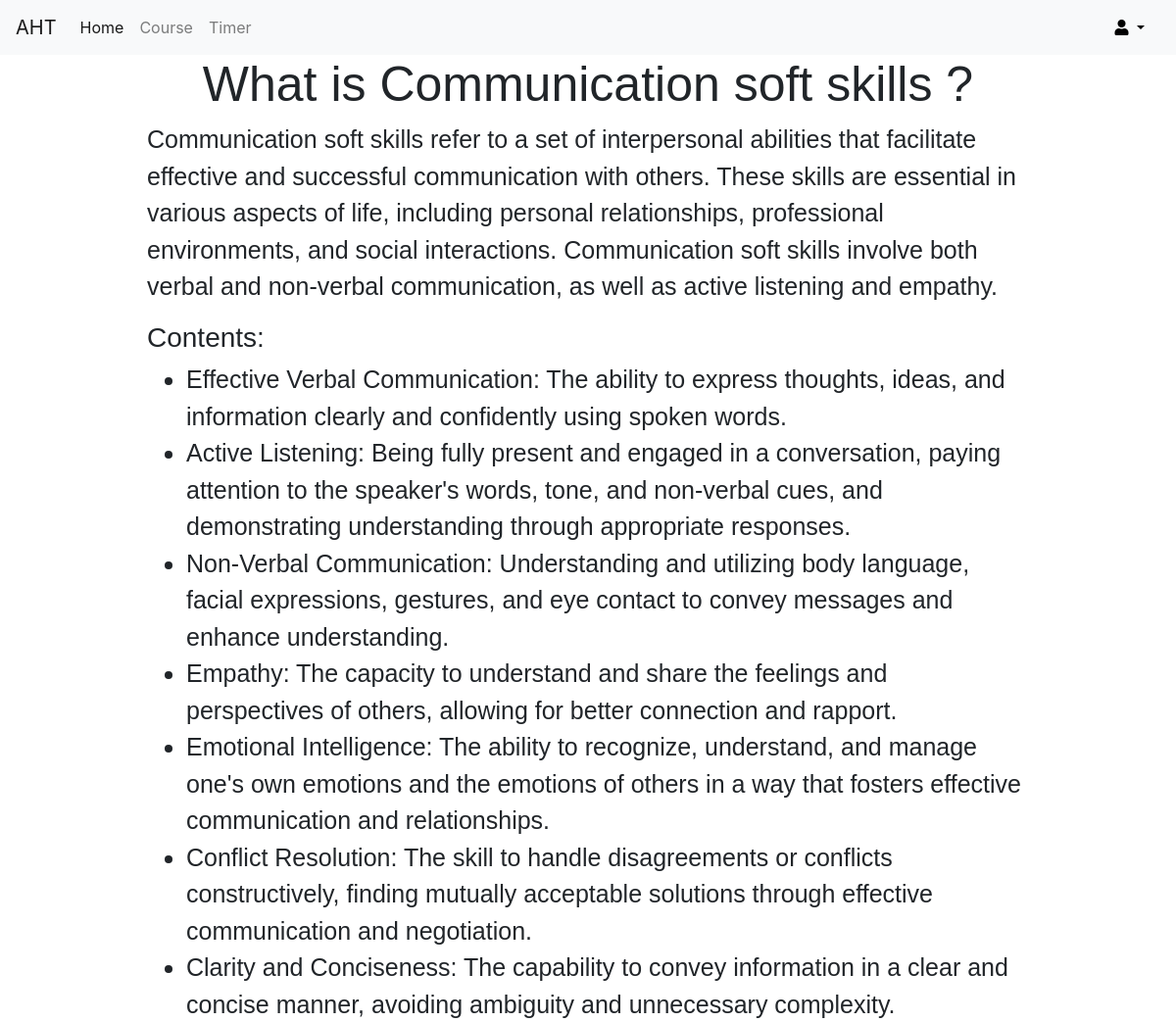
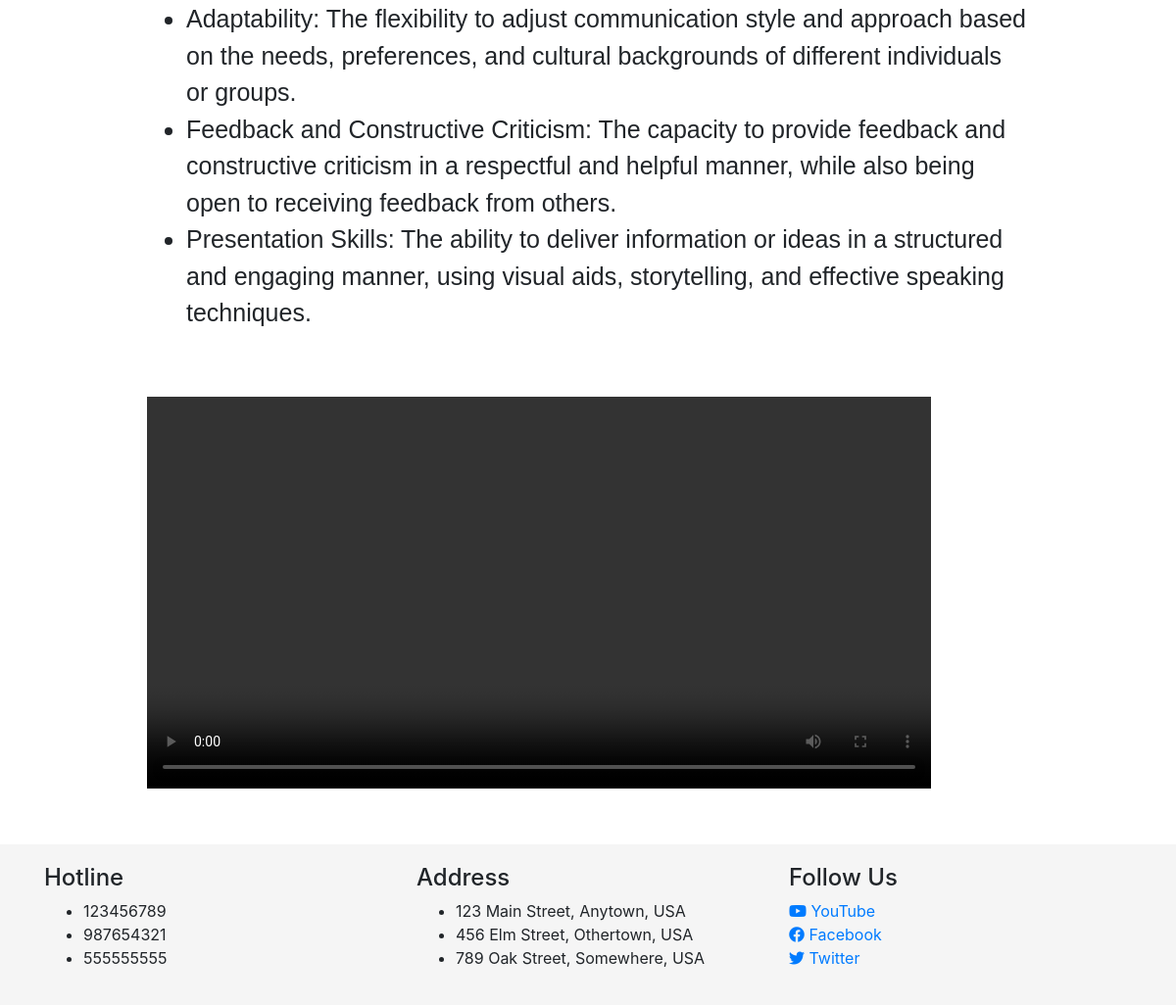
/course/55/, run on the app's committed database (2 pictures, top to bottom).
### user/models.py (models this page shows, shortened)
class Course(models.Model):
    card_image = models.CharField(max_length=200, null=True)
    card_title = models.CharField(max_length=200, null=True)
    card_text = models.CharField(max_length=200, null=True)
    title = models.CharField(max_length=200)
    description = models.TextField(blank=True, null=True)
    contents = models.TextField(blank=True, null=True)
    videos = models.CharField(max_length=200, null=True)

### user/views.py (the view)
# urls.py: path('course/<int:course_id>/', views.detail, name='detail'),
def detail(request, course_id):
    courses = Course.objects.filter(id=course_id)
    context = {"courses": courses, "course_id":course_id}
    for course in courses:                                                             #cai nay khi dung sang trang khac thi copy nguyen si no vao
        contents = json.loads(course.contents)
        course.contents = contents
    return render(request,'detail.html', context)

### templates/detail.html (shortened to what this page needs)
{% load static %}
<!DOCTYPE html>
<html lang="en">
<head>
    <link rel="stylesheet" href="{% static 'css/detail.css' %}">
    <link rel="stylesheet" href="https://cdnjs.cloudflare.com/ajax/libs/font-awesome/5.15.3/css/all.min.css">
    <link rel="stylesheet" href="https://cdnjs.cloudflare.com/ajax/libs/font-awesome/5.15.3/css/all.min.css">
    <link rel="stylesheet" href="https://maxcdn.bootstrapcdn.com/bootstrap/4.5.2/css/bootstrap.min.css">
</head>
<body>
  <nav class="navbar navbar-expand-lg navbar-light bg-light">
		<a class="navbar-brand" href="{% url 'homepage' %}">AHT</a>
		<div class="collapse navbar-collapse" id="navbarNav">
			<ul class="navbar-nav">
				<li class="nav-item active">
					<a class="nav-link" href="{% url 'homepage' %}">Home</a>
				</li>
				<li class="nav-item">
					<a class="nav-link" href="{% url 'course' %}">Course</a>
				</li>
				<li class="nav-item">
					<a class="nav-link" href="{% url 'timer' %}" >Timer</a>
				</li>
			</ul>
		</div>
    <div>
          <a class="nav-link dropdown-toggle" href="#" id="navbarDropdown" role="button" data-toggle="dropdown" aria-haspopup="true" aria-expanded="false">
            <i class="fas fa-user"></i>
          </a>
    </div>
	</nav>
        <div class="detail-container">
        {% for course in courses %}
        {% if course_id %}
          <h2>{{ course.title }}</h2>
          <p>{{ course.description }}</p>
          {% if course.contents %}
              <h3>Contents:</h3>
              <ul>
                  {% for key, value in course.contents.items %}
                      <li>{{ value }}</li>
                  {% endfor %}
              </ul>
          {% endif %}
          <video class="video-contents" controls>
            <source src="{{course.videos}}">
          </video>
        {% endif %}
        {% endfor %}
        </div>
          <div class="footer">
            <div class="container">
              <div class="row">
                <div class="col-md-4">
                  <h4>Hotline</h4>
                  <ul>
                    <li>123456789</li>
                    <li>987654321</li>
                    <li>555555555</li>
                  </ul>
                </div>
                <div class="col-md-4">
                  <h4>Address</h4>
                  <ul>
                    <li>123 Main Street, Anytown, USA</li>
                    <li>456 Elm Street, Othertown, USA</li>
                    <li>789 Oak Street, Somewhere, USA</li>
                  </ul>
                </div>
                <div class="col-md-4">
                  <h4>Follow Us</h4>
                  <ul class="list-inline">
                    <li>
                      <a href="https://www.youtube.com/channel/UCGIIzeVV5SY7GU97GIYBgnQ">
                        <i class="fab fa-youtube"></i> YouTube
                      </a>
                    </li>
                    <li>
                      <a href="https://www.facebook.com/lmao098">
                        <i class="fab fa-facebook"></i> Facebook
                      </a>
                    </li>
                    <li>
                      <a href="https://twitter.com/Whoknow098">
                        <i class="fab fa-twitter"></i> Twitter
                      </a>
                    </li>
                  </ul>
                </div>
              </div>
            </div>
          </div>
  </body>
</html>

### static/css/detail.css (style rules this page uses)
.detail-container { width: 900px; font-family: 'Gill Sans', 'Gill Sans MT', Calibri, 'Trebuchet MS', sans-serif; margin: 0 auto; }
.detail-container h2 { font-size: 50px; text-align: center; }
.detail-container p { font-size: 25px; }
.detail-container li { font-size: 25px; }
.nav-link, .dropdown-item { color: black; text-decoration: none; }
.video-contents { margin-top: 50px; width: 800px; height: 400px; }
.footer { background-color: #f5f5f5; padding: 20px 0; bottom: 0; width: 100%; margin-top: 50px; }

### data on the page
Course: title "What is Communication soft skills ?", description "Communication soft skills refer to a set of interpersonal abilities that facilitate effective and successful communication with others. These skills are essential in various aspects of life, including personal relationships, professional environments, and social interactions. Communication soft skills involve both verbal and non-verbal communication, as well as active listening and empathy.", contents "Effective Verbal Communication: The ability to express thoughts, ideas, and information clearly and confidently using spoken words." "Active Listening: Being fully present and engaged in a conversation, paying attention to the speaker's words, tone, and non-verbal cues, and demonstrating understanding through appropriate responses." "Non-Verbal Communication: Understanding and utilizing body language, facial expressions, gestures, and eye contact to convey messages and enhance understanding." "Empathy: The capacity to understand and share the feelings and perspectives of others, allowing for better connection and rapport." "Emotional Intelligence: The ability to recognize, understand, and manage one's own emotions and the emotions of others in a way that fosters effective communication and relationships." "Conflict Resolution: The skill to handle disagreements or conflicts constructively, finding mutually acceptable solutions through effective communication and negotiation." "Clarity and Conciseness: The capability to convey information in a clear and concise manner, avoiding ambiguity and unnecessary complexity." "Adaptability: The flexibility to adjust communication style and approach based on the needs, preferences, and cultural backgrounds of different individuals or groups." "Feedback and Constructive Criticism: The capacity to provide feedback and constructive criticism in a respectful and helpful manner, while also being open to receiving feedback from others." "Presentation Skills: The ability to deliver information or ideas in a structured and engaging manner, using visual aids, storytelling, and effective speaking techniques."
